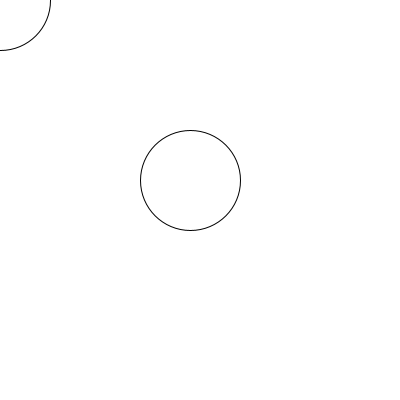
Frame 1 (no input)
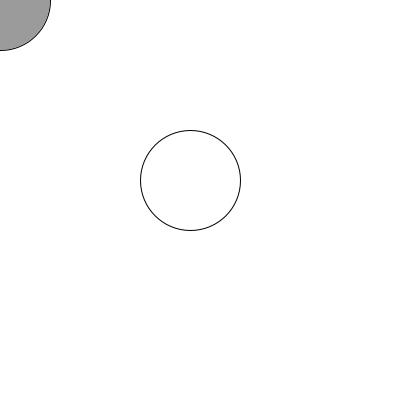
Frame 60 (the mouse pressed at the canvas centre just before this capture)
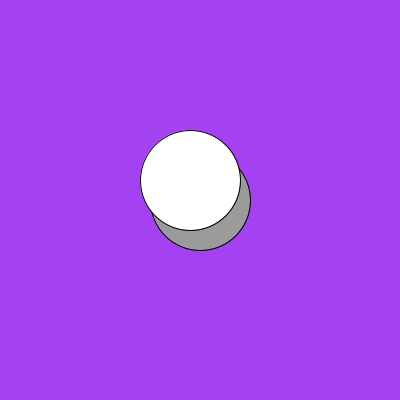
Frame 120 (the mouse held since frame 60 and released just before this capture)

The Processing sketch that drew these frames (run headless with seeded random() and noise(); from frame 60 on, the mouse is pressed at the canvas centre):

// Processing sketch: processing_186724
// ── processing_186724.pde

color bColor = color(255, 255, 255);

void setup() {
  size(400, 400);
}

void draw() {
  background(bColor);
  ellipse(mouseX, mouseY, 100, 100);
  fill(255);
  ellipse(190,180, 100, 100);
  fill(155);
  }


void mousePressed() {
  bColor = color(random(255), random(255), random(255));
}
